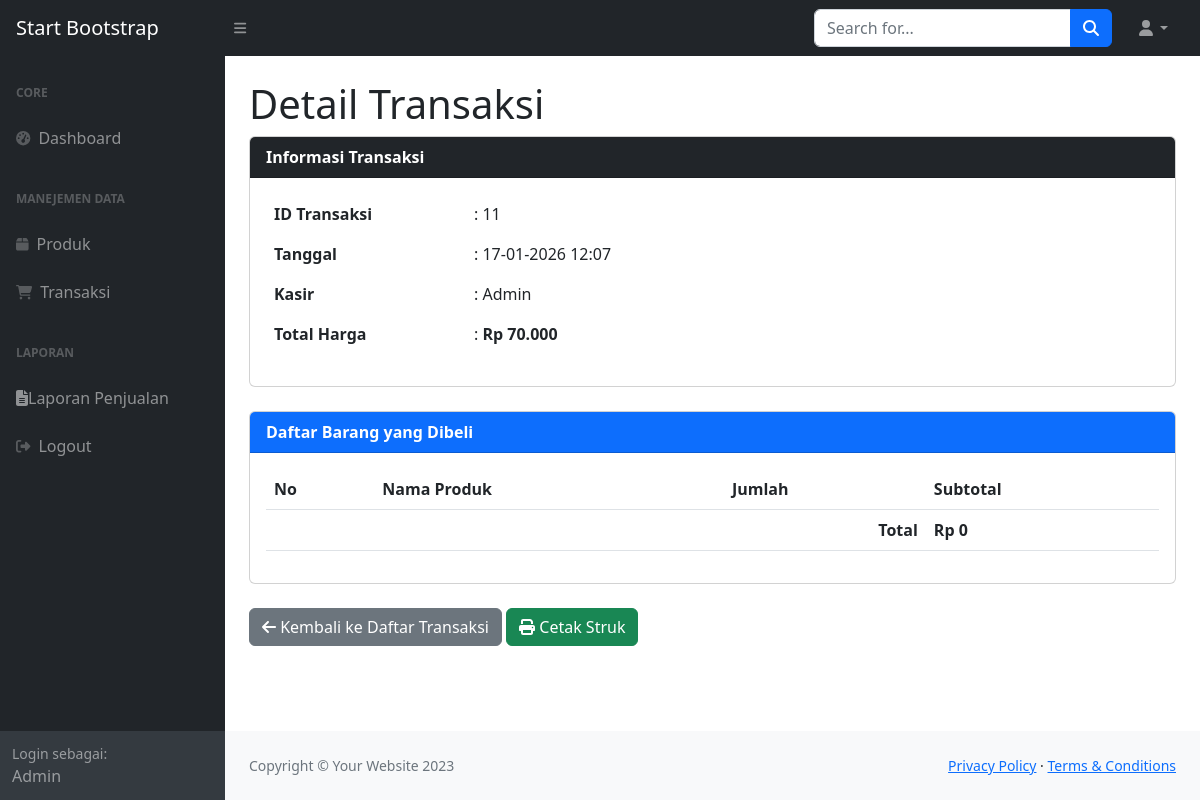
/index.php?hal=detail_transaksi&id=11, run on the app's committed database.
### tables this page shows
CREATE TABLE `transaksi` (
  `id_transaksi` int NOT NULL,
  `tanggal` datetime NOT NULL,
  `total_harga` decimal(10,2) NOT NULL,
  `kasir` varchar(50) NOT NULL
);

### pages/detail_transaksi.php (the view, shortened to what this page needs)
<?php
require_once(__DIR__ . '/../includes/config.php');
include(__DIR__ . '/../includes/header.php');
include(__DIR__ . '/../includes/sidebar.php');
include(__DIR__ . '/../includes/nav.php');
$id_transaksi = intval($_GET['id']);
$qTransaksi = $conn->query("
    SELECT *
    FROM transaksi
    WHERE id_transaksi = $id_transaksi
");
$transaksi = $qTransaksi->fetch_assoc();
?>
<div class="container-fluid px-4">
    <h1 class="mt-4">Detail Transaksi</h1>
    <div class="card mb-4">
        <div class="card-header bg-dark text-white">
            <strong>Informasi Transaksi</strong>
        </div>
        <div class="card-body">
            <table class="table table-borderless">
                <tr>
                    <th width="200">ID Transaksi</th>
                    <td>: <?= $transaksi['id_transaksi'] ?></td>
                </tr>
                <tr>
                    <th>Tanggal</th>
                    <td>: <?= date('d-m-Y H:i', strtotime($transaksi['tanggal'])) ?></td>
                </tr>
                <tr>
                    <th>Kasir</th>
                    <td>: <?= $transaksi['kasir'] ?></td>
                </tr>
                <tr>
                    <th>Total Harga</th>
                    <td>: <strong>Rp <?= number_format($transaksi['total_harga'], 0, ',', '.') ?></strong></td>
                </tr>
            </table>
        </div>
    </div>
    <div class="card">
        <div class="card-header bg-primary text-white">
            <strong>Daftar Barang yang Dibeli</strong>
        </div>
        <div class="card-body">
            <table class="table table-striped table-hover">
                <thead>
                    <tr>
                        <th>No</th>
                        <th>Nama Produk</th>
                        <th>Jumlah</th>
                        <th>Subtotal</th>
                    </tr>
                </thead>
                    <?php
                    $total = 0;
                    ?>
                <tfoot>
                    <tr>
                        <th colspan="3" class="text-end">Total</th>
                        <th>Rp <?= number_format($total, 0, ',', '.') ?></th>
                    </tr>
                </tfoot>
            </table>
        </div>
    </div>
    <div class="mt-4">
        <a href="index.php?hal=daftar_transaksi" class="btn btn-secondary">
            <i class="fas fa-arrow-left"></i> Kembali ke Daftar Transaksi
        </a>
        <button onclick="window.print()" class="btn btn-success">
            <i class="fas fa-print"></i> Cetak Struk
        </button>
    </div>
</div>

### data on the page
transaksi: id_transaksi "11", tanggal "17-01-2026 12:07", kasir "Admin", total_harga "70.000"

### other printed values
$_SESSION['username'] "Admin"
$total "0"
